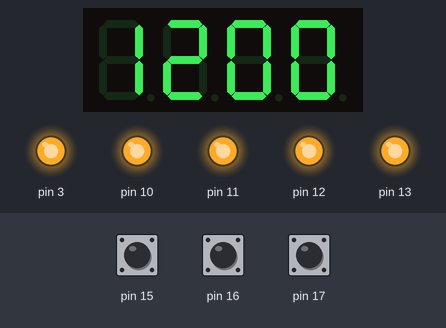
A sketch run on a simulated Arduino Uno, built with avr-gcc and run on an emulated ATmega328P. Shown: 4-digit seven-segment display, output pins drawn as LEDs (lit = HIGH). The inputs (shaded band) are chosen by the test bench; at power-on: pin 17 HIGH, pin 16 HIGH, pin 15 HIGH.

Above: at 1.2 s.
1.3 s: pin 17 pulled LOW for 3.2 s
At 3.65 s:
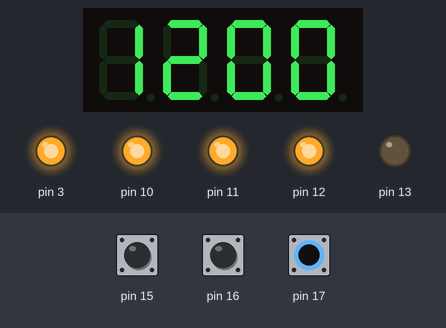
5.1 s: pin 16 pulled LOW for 0.15 s
At 5.2 s:
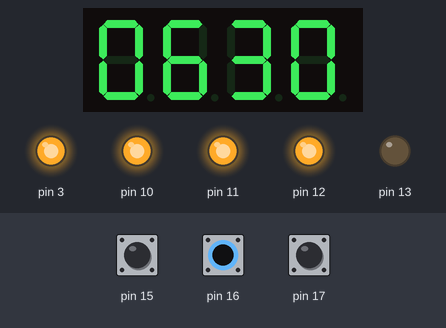
5.8 s: pin 15 pulled LOW for 3.2 s
At 8.4 s:
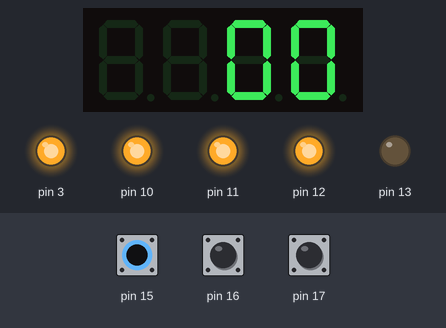
9.6 s: pin 15 pulled LOW for 0.15 s
At 9.9 s:
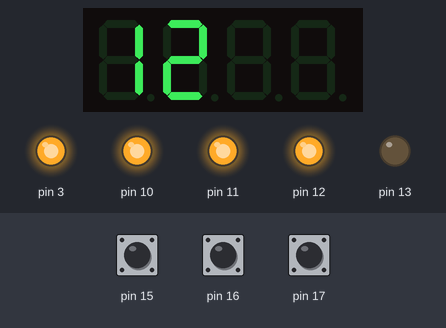
10.3 s: pin 17 pulled LOW for 0.15 s
At 10.65 s:
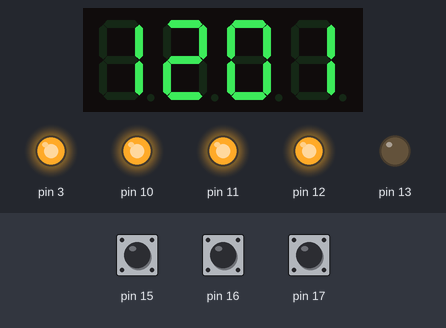
Timing chart, 0 to 12.0 s (numbered marks = the images above; inputs shaded):
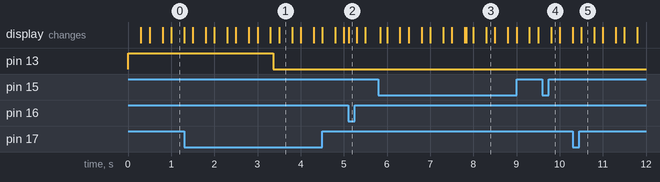

The sketch:

alarm_clock_przyklad_poprawiony.ino
```cpp
#include <TimerOne.h>
#include <Wire.h>
#include <MultiFuncShield.h>

volatile unsigned int clockMilliSeconds = 0;
volatile byte clockSeconds = 0;
volatile byte clockMinutes = 0;
volatile byte clockHours = 12;
volatile byte clockEnabled = 1;

byte alarmMinutes = 30;
byte alarmHours = 6;
volatile byte alarmEnabled = false;
byte alarmTogglePressed = false;

enum displayModeValues {
  MODE_CLOCK_TIME,
  MODE_CLOCK_TIME_SET_HOUR,
  MODE_CLOCK_TIME_SET_MINUTE,
  MODE_ALARM_TIME,
  MODE_ALARM_TIME_SET_HOUR,
  MODE_ALARM_TIME_SET_MINUTE
};

byte displayMode = MODE_CLOCK_TIME;

void updateAlarmLed() {
  MFS.writeLeds(LED_1, alarmEnabled ? ON : OFF);
}

void displayTime(byte hours, byte minutes) {
  char time[5];
  sprintf(time, "%04u", (unsigned)((hours * 100u) + minutes));
  MFS.write(time, 1);
}

void clockISR() {
  if (!clockEnabled) return;

  clockMilliSeconds++;
  if (clockMilliSeconds < 1000) return;

  clockMilliSeconds = 0;
  clockSeconds++;
  if (clockSeconds < 60) return;

  clockSeconds = 0;
  clockMinutes++;
  if (clockMinutes >= 60) {
    clockMinutes = 0;
    clockHours = (clockHours + 1u) % 24u;
  }

  if (alarmEnabled && (clockMinutes == alarmMinutes) && (clockHours == alarmHours)) {
    MFS.beep(10, 5, 4, 100, 50);
  }
}

void setup() {
  Timer1.initialize();
  MFS.userInterrupt = clockISR;
  MFS.initialize(&Timer1);
  MFS.blinkDisplay(DIGIT_ALL);
  updateAlarmLed();
}

void loop() {
  byte btn = MFS.getButton();

  byte hoursSnapshot;
  byte minutesSnapshot;

  switch (displayMode) {
    case MODE_CLOCK_TIME:
      noInterrupts();
      hoursSnapshot = clockHours;
      minutesSnapshot = clockMinutes;
      interrupts();
      displayTime(hoursSnapshot, minutesSnapshot);

      if (btn == BUTTON_2_PRESSED) {
        MFS.beep(0);
        displayMode = MODE_ALARM_TIME;
      } else if (btn == BUTTON_1_LONG_PRESSED) {
        MFS.blinkDisplay(DIGIT_ALL, OFF);
        MFS.blinkDisplay(DIGIT_1 | DIGIT_2);
        displayMode = MODE_CLOCK_TIME_SET_HOUR;
        clockEnabled = false;
        clockMilliSeconds = 0;
        clockSeconds = 0;
      } else if (btn == BUTTON_3_LONG_PRESSED && !alarmTogglePressed) {
        alarmTogglePressed = true;
        alarmEnabled = !alarmEnabled;
        updateAlarmLed();
      } else if (btn == BUTTON_3_LONG_RELEASE) {
        alarmTogglePressed = false;
      }
      break;

    case MODE_CLOCK_TIME_SET_HOUR:
      if (btn == BUTTON_1_PRESSED) {
        MFS.blinkDisplay(DIGIT_1 | DIGIT_2, OFF);
        MFS.blinkDisplay(DIGIT_3 | DIGIT_4);
        displayMode = MODE_CLOCK_TIME_SET_MINUTE;
      } else if (btn == BUTTON_3_PRESSED || btn == BUTTON_3_LONG_PRESSED) {
        clockHours = (clockHours + 1u) % 24u;
        displayTime(clockHours, clockMinutes);
      }
      break;

    case MODE_CLOCK_TIME_SET_MINUTE:
      if (btn == BUTTON_1_PRESSED) {
        MFS.blinkDisplay(DIGIT_3 | DIGIT_4, OFF);
        displayMode = MODE_CLOCK_TIME;
        clockEnabled = true;
      } else if (btn == BUTTON_3_PRESSED || btn == BUTTON_3_LONG_PRESSED) {
        clockMinutes = (clockMinutes + 1u) % 60u;
        displayTime(clockHours, clockMinutes);
      }
      break;

    case MODE_ALARM_TIME:
      displayTime(alarmHours, alarmMinutes);
      if (btn == BUTTON_2_SHORT_RELEASE || btn == BUTTON_2_LONG_RELEASE) {
        displayMode = MODE_CLOCK_TIME;
      } else if (btn == BUTTON_1_LONG_PRESSED) {
        MFS.blinkDisplay(DIGIT_ALL, OFF);
        MFS.blinkDisplay(DIGIT_1 | DIGIT_2);
        displayMode = MODE_ALARM_TIME_SET_HOUR;
        alarmEnabled = false;
        updateAlarmLed();
      }
      break;

    case MODE_ALARM_TIME_SET_HOUR:
      if (btn == BUTTON_1_PRESSED) {
        MFS.blinkDisplay(DIGIT_1 | DIGIT_2, OFF);
        MFS.blinkDisplay(DIGIT_3 | DIGIT_4);
        displayMode = MODE_ALARM_TIME_SET_MINUTE;
      } else if (btn == BUTTON_3_PRESSED || btn == BUTTON_3_LONG_PRESSED) {
        alarmHours = (alarmHours + 1u) % 24u;
        displayTime(alarmHours, alarmMinutes);
      }
      break;

    case MODE_ALARM_TIME_SET_MINUTE:
      if (btn == BUTTON_1_PRESSED) {
        MFS.blinkDisplay(DIGIT_3 | DIGIT_4, OFF);
        displayMode = MODE_CLOCK_TIME;
        alarmEnabled = true;
        updateAlarmLed();
      } else if (btn == BUTTON_3_PRESSED || btn == BUTTON_3_LONG_PRESSED) {
        alarmMinutes = (alarmMinutes + 1u) % 60u;
        displayTime(alarmHours, alarmMinutes);
      }
      break;
  }
}
```

Measured:
- after the input at 1.3 s, pin 13: HIGH → LOW after 2.1 s
- after the input at 5.1 s, the display: changes at once (image 2)
- after the input at 5.8 s, the display: first differs from a run without the input after 2.0 s (image 3)
- after the input at 9.6 s, the display: changes after 0.20 s (image 4)
- after the input at 10.3 s, the display: first differs from a run without the input after 0.20 s (image 5)
